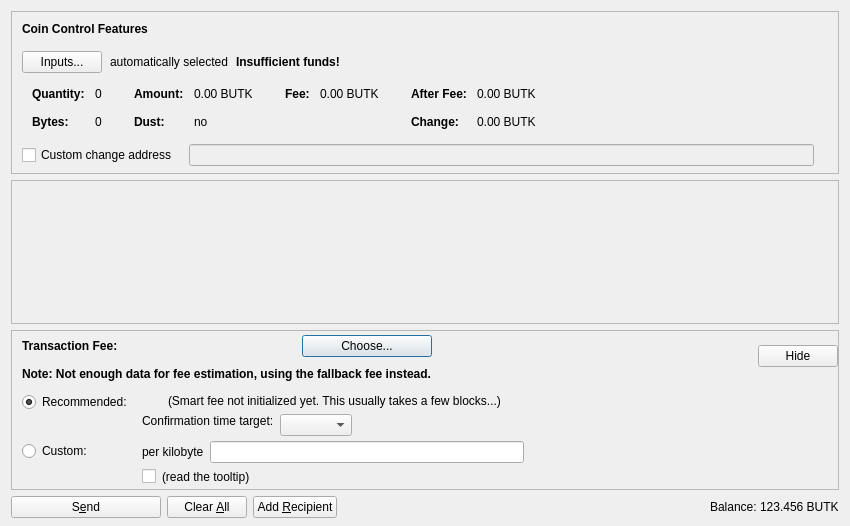
<?xml version="1.0" encoding="UTF-8"?>
<ui version="4.0">
 <class>SendCoinsDialog</class>
 <widget class="QDialog" name="SendCoinsDialog">
  <property name="geometry">
   <rect>
    <x>0</x>
    <y>0</y>
    <width>850</width>
    <height>526</height>
   </rect>
  </property>
  <property name="windowTitle">
   <string>Send Coins</string>
  </property>
  <layout class="QVBoxLayout" name="verticalLayout" stretch="0,1,0,0">
   <property name="bottomMargin">
    <number>8</number>
   </property>
   <item>
    <widget class="QFrame" name="frameCoinControl">
     <property name="sizePolicy">
      <sizepolicy hsizetype="Expanding" vsizetype="Expanding">
       <horstretch>0</horstretch>
       <verstretch>0</verstretch>
      </sizepolicy>
     </property>
     <property name="maximumSize">
      <size>
       <width>16777215</width>
       <height>16777215</height>
      </size>
     </property>
     <property name="frameShape">
      <enum>QFrame::StyledPanel</enum>
     </property>
     <property name="frameShadow">
      <enum>QFrame::Sunken</enum>
     </property>
     <layout class="QVBoxLayout" name="verticalLayoutCoinControl2">
      <property name="spacing">
       <number>0</number>
      </property>
      <property name="leftMargin">
       <number>0</number>
      </property>
      <property name="topMargin">
       <number>0</number>
      </property>
      <property name="rightMargin">
       <number>0</number>
      </property>
      <property name="bottomMargin">
       <number>6</number>
      </property>
      <item>
       <layout class="QVBoxLayout" name="verticalLayoutCoinControl" stretch="0,0,0,0,1">
        <property name="spacing">
         <number>0</number>
        </property>
        <property name="leftMargin">
         <number>10</number>
        </property>
        <property name="topMargin">
         <number>10</number>
        </property>
        <item>
         <layout class="QHBoxLayout" name="horizontalLayoutCoinControl1">
          <property name="bottomMargin">
           <number>15</number>
          </property>
          <item>
           <widget class="QLabel" name="labelCoinControlFeatures">
            <property name="sizePolicy">
             <sizepolicy hsizetype="Preferred" vsizetype="Maximum">
              <horstretch>0</horstretch>
              <verstretch>0</verstretch>
             </sizepolicy>
            </property>
            <property name="font">
             <font>
              <weight>75</weight>
              <bold>true</bold>
             </font>
            </property>
            <property name="styleSheet">
             <string notr="true">font-weight:bold;</string>
            </property>
            <property name="text">
             <string>Coin Control Features</string>
            </property>
           </widget>
          </item>
         </layout>
        </item>
        <item>
         <layout class="QHBoxLayout" name="horizontalLayoutCoinControl2" stretch="0,0,0,0">
          <property name="spacing">
           <number>8</number>
          </property>
          <property name="bottomMargin">
           <number>10</number>
          </property>
          <item>
           <widget class="QPushButton" name="pushButtonCoinControl">
            <property name="styleSheet">
             <string notr="true"/>
            </property>
            <property name="text">
             <string>Inputs...</string>
            </property>
            <property name="autoDefault">
             <bool>false</bool>
            </property>
           </widget>
          </item>
          <item>
           <widget class="QLabel" name="labelCoinControlAutomaticallySelected">
            <property name="text">
             <string>automatically selected</string>
            </property>
            <property name="margin">
             <number>5</number>
            </property>
           </widget>
          </item>
          <item>
           <widget class="QLabel" name="labelCoinControlInsuffFunds">
            <property name="font">
             <font>
              <weight>75</weight>
              <bold>true</bold>
             </font>
            </property>
            <property name="styleSheet">
             <string notr="true">font-weight:bold;</string>
            </property>
            <property name="text">
             <string>Insufficient funds!</string>
            </property>
            <property name="margin">
             <number>5</number>
            </property>
           </widget>
          </item>
          <item>
           <spacer name="horizontalSpacerCoinControl">
            <property name="orientation">
             <enum>Qt::Horizontal</enum>
            </property>
            <property name="sizeHint" stdset="0">
             <size>
              <width>40</width>
              <height>1</height>
             </size>
            </property>
           </spacer>
          </item>
         </layout>
        </item>
        <item>
         <widget class="QWidget" name="widgetCoinControl" native="true">
          <property name="sizePolicy">
           <sizepolicy hsizetype="Preferred" vsizetype="Preferred">
            <horstretch>0</horstretch>
            <verstretch>0</verstretch>
           </sizepolicy>
          </property>
          <property name="minimumSize">
           <size>
            <width>0</width>
            <height>0</height>
           </size>
          </property>
          <property name="styleSheet">
           <string notr="true"/>
          </property>
          <layout class="QHBoxLayout" name="horizontalLayoutCoinControl5">
           <property name="leftMargin">
            <number>0</number>
           </property>
           <property name="topMargin">
            <number>0</number>
           </property>
           <property name="rightMargin">
            <number>0</number>
           </property>
           <property name="bottomMargin">
            <number>0</number>
           </property>
           <item>
            <layout class="QHBoxLayout" name="horizontalLayoutCoinControl3" stretch="0,0,0,1">
             <property name="spacing">
              <number>20</number>
             </property>
             <property name="topMargin">
              <number>0</number>
             </property>
             <property name="bottomMargin">
              <number>10</number>
             </property>
             <item>
              <layout class="QFormLayout" name="formLayoutCoinControl1">
               <property name="horizontalSpacing">
                <number>10</number>
               </property>
               <property name="verticalSpacing">
                <number>14</number>
               </property>
               <property name="leftMargin">
                <number>10</number>
               </property>
               <property name="topMargin">
                <number>4</number>
               </property>
               <property name="rightMargin">
                <number>6</number>
               </property>
               <item row="0" column="0">
                <widget class="QLabel" name="labelCoinControlQuantityText">
                 <property name="font">
                  <font>
                   <weight>75</weight>
                   <bold>true</bold>
                  </font>
                 </property>
                 <property name="text">
                  <string>Quantity:</string>
                 </property>
                 <property name="margin">
                  <number>0</number>
                 </property>
                </widget>
               </item>
               <item row="0" column="1">
                <widget class="QLabel" name="labelCoinControlQuantity">
                 <property name="cursor">
                  <cursorShape>IBeamCursor</cursorShape>
                 </property>
                 <property name="contextMenuPolicy">
                  <enum>Qt::ActionsContextMenu</enum>
                 </property>
                 <property name="text">
                  <string notr="true">0</string>
                 </property>
                 <property name="margin">
                  <number>0</number>
                 </property>
                 <property name="textInteractionFlags">
                  <set>Qt::LinksAccessibleByMouse|Qt::TextSelectableByKeyboard|Qt::TextSelectableByMouse</set>
                 </property>
                </widget>
               </item>
               <item row="1" column="0">
                <widget class="QLabel" name="labelCoinControlBytesText">
                 <property name="font">
                  <font>
                   <weight>75</weight>
                   <bold>true</bold>
                  </font>
                 </property>
                 <property name="text">
                  <string>Bytes:</string>
                 </property>
                </widget>
               </item>
               <item row="1" column="1">
                <widget class="QLabel" name="labelCoinControlBytes">
                 <property name="cursor">
                  <cursorShape>IBeamCursor</cursorShape>
                 </property>
                 <property name="contextMenuPolicy">
                  <enum>Qt::ActionsContextMenu</enum>
                 </property>
                 <property name="text">
                  <string notr="true">0</string>
                 </property>
                 <property name="textInteractionFlags">
                  <set>Qt::LinksAccessibleByMouse|Qt::TextSelectableByKeyboard|Qt::TextSelectableByMouse</set>
                 </property>
                </widget>
               </item>
              </layout>
             </item>
             <item>
              <layout class="QFormLayout" name="formLayoutCoinControl2">
               <property name="horizontalSpacing">
                <number>10</number>
               </property>
               <property name="verticalSpacing">
                <number>14</number>
               </property>
               <property name="leftMargin">
                <number>6</number>
               </property>
               <property name="topMargin">
                <number>4</number>
               </property>
               <property name="rightMargin">
                <number>6</number>
               </property>
               <item row="0" column="0">
                <widget class="QLabel" name="labelCoinControlAmountText">
                 <property name="font">
                  <font>
                   <weight>75</weight>
                   <bold>true</bold>
                  </font>
                 </property>
                 <property name="text">
                  <string>Amount:</string>
                 </property>
                 <property name="margin">
                  <number>0</number>
                 </property>
                </widget>
               </item>
               <item row="0" column="1">
                <widget class="QLabel" name="labelCoinControlAmount">
                 <property name="cursor">
                  <cursorShape>IBeamCursor</cursorShape>
                 </property>
                 <property name="contextMenuPolicy">
                  <enum>Qt::ActionsContextMenu</enum>
                 </property>
                 <property name="text">
                  <string notr="true">0.00 BUTK</string>
                 </property>
                 <property name="textInteractionFlags">
                  <set>Qt::LinksAccessibleByMouse|Qt::TextSelectableByKeyboard|Qt::TextSelectableByMouse</set>
                 </property>
                </widget>
               </item>
               <item row="1" column="0">
                <widget class="QLabel" name="labelCoinControlLowOutputText">
                 <property name="font">
                  <font>
                   <weight>75</weight>
                   <bold>true</bold>
                  </font>
                 </property>
                 <property name="text">
                  <string>Dust:</string>
                 </property>
                </widget>
               </item>
               <item row="1" column="1">
                <widget class="QLabel" name="labelCoinControlLowOutput">
                 <property name="cursor">
                  <cursorShape>IBeamCursor</cursorShape>
                 </property>
                 <property name="contextMenuPolicy">
                  <enum>Qt::ActionsContextMenu</enum>
                 </property>
                 <property name="text">
                  <string notr="true">no</string>
                 </property>
                 <property name="textInteractionFlags">
                  <set>Qt::LinksAccessibleByMouse|Qt::TextSelectableByKeyboard|Qt::TextSelectableByMouse</set>
                 </property>
                </widget>
               </item>
              </layout>
             </item>
             <item>
              <layout class="QFormLayout" name="formLayoutCoinControl3">
               <property name="horizontalSpacing">
                <number>10</number>
               </property>
               <property name="verticalSpacing">
                <number>14</number>
               </property>
               <property name="leftMargin">
                <number>6</number>
               </property>
               <property name="topMargin">
                <number>4</number>
               </property>
               <property name="rightMargin">
                <number>6</number>
               </property>
               <item row="0" column="0">
                <widget class="QLabel" name="labelCoinControlFeeText">
                 <property name="font">
                  <font>
                   <weight>75</weight>
                   <bold>true</bold>
                  </font>
                 </property>
                 <property name="text">
                  <string>Fee:</string>
                 </property>
                 <property name="margin">
                  <number>0</number>
                 </property>
                </widget>
               </item>
               <item row="0" column="1">
                <widget class="QLabel" name="labelCoinControlFee">
                 <property name="cursor">
                  <cursorShape>IBeamCursor</cursorShape>
                 </property>
                 <property name="contextMenuPolicy">
                  <enum>Qt::ActionsContextMenu</enum>
                 </property>
                 <property name="text">
                  <string notr="true">0.00 BUTK</string>
                 </property>
                 <property name="textInteractionFlags">
                  <set>Qt::LinksAccessibleByMouse|Qt::TextSelectableByKeyboard|Qt::TextSelectableByMouse</set>
                 </property>
                </widget>
               </item>
              </layout>
             </item>
             <item>
              <layout class="QFormLayout" name="formLayoutCoinControl4">
               <property name="horizontalSpacing">
                <number>10</number>
               </property>
               <property name="verticalSpacing">
                <number>14</number>
               </property>
               <property name="leftMargin">
                <number>6</number>
               </property>
               <property name="topMargin">
                <number>4</number>
               </property>
               <property name="rightMargin">
                <number>6</number>
               </property>
               <item row="0" column="0">
                <widget class="QLabel" name="labelCoinControlAfterFeeText">
                 <property name="font">
                  <font>
                   <weight>75</weight>
                   <bold>true</bold>
                  </font>
                 </property>
                 <property name="text">
                  <string>After Fee:</string>
                 </property>
                 <property name="margin">
                  <number>0</number>
                 </property>
                </widget>
               </item>
               <item row="0" column="1">
                <widget class="QLabel" name="labelCoinControlAfterFee">
                 <property name="cursor">
                  <cursorShape>IBeamCursor</cursorShape>
                 </property>
                 <property name="contextMenuPolicy">
                  <enum>Qt::ActionsContextMenu</enum>
                 </property>
                 <property name="text">
                  <string notr="true">0.00 BUTK</string>
                 </property>
                 <property name="textInteractionFlags">
                  <set>Qt::LinksAccessibleByMouse|Qt::TextSelectableByKeyboard|Qt::TextSelectableByMouse</set>
                 </property>
                </widget>
               </item>
               <item row="1" column="0">
                <widget class="QLabel" name="labelCoinControlChangeText">
                 <property name="font">
                  <font>
                   <weight>75</weight>
                   <bold>true</bold>
                  </font>
                 </property>
                 <property name="text">
                  <string>Change:</string>
                 </property>
                </widget>
               </item>
               <item row="1" column="1">
                <widget class="QLabel" name="labelCoinControlChange">
                 <property name="cursor">
                  <cursorShape>IBeamCursor</cursorShape>
                 </property>
                 <property name="contextMenuPolicy">
                  <enum>Qt::ActionsContextMenu</enum>
                 </property>
                 <property name="text">
                  <string notr="true">0.00 BUTK</string>
                 </property>
                 <property name="textInteractionFlags">
                  <set>Qt::LinksAccessibleByMouse|Qt::TextSelectableByKeyboard|Qt::TextSelectableByMouse</set>
                 </property>
                </widget>
               </item>
              </layout>
             </item>
            </layout>
           </item>
          </layout>
         </widget>
        </item>
        <item>
         <layout class="QHBoxLayout" name="horizontalLayoutCoinControl4" stretch="0,0,0">
          <property name="spacing">
           <number>12</number>
          </property>
          <property name="sizeConstraint">
           <enum>QLayout::SetDefaultConstraint</enum>
          </property>
          <property name="topMargin">
           <number>5</number>
          </property>
          <property name="rightMargin">
           <number>5</number>
          </property>
          <item>
           <widget class="QCheckBox" name="checkBoxCoinControlChange">
            <property name="toolTip">
             <string>If this is activated, but the change address is empty or invalid, change will be sent to a newly generated address.</string>
            </property>
            <property name="text">
             <string>Custom change address</string>
            </property>
           </widget>
          </item>
          <item>
           <widget class="QValidatedLineEdit" name="lineEditCoinControlChange">
            <property name="enabled">
             <bool>false</bool>
            </property>
            <property name="sizePolicy">
             <sizepolicy hsizetype="Expanding" vsizetype="Fixed">
              <horstretch>0</horstretch>
              <verstretch>0</verstretch>
             </sizepolicy>
            </property>
           </widget>
          </item>
          <item>
           <widget class="QLabel" name="labelCoinControlChangeLabel">
            <property name="sizePolicy">
             <sizepolicy hsizetype="Preferred" vsizetype="Expanding">
              <horstretch>0</horstretch>
              <verstretch>0</verstretch>
             </sizepolicy>
            </property>
            <property name="minimumSize">
             <size>
              <width>0</width>
              <height>0</height>
             </size>
            </property>
            <property name="text">
             <string/>
            </property>
            <property name="margin">
             <number>3</number>
            </property>
           </widget>
          </item>
         </layout>
        </item>
        <item>
         <spacer name="verticalSpacerCoinControl">
          <property name="orientation">
           <enum>Qt::Vertical</enum>
          </property>
          <property name="sizeHint" stdset="0">
           <size>
            <width>800</width>
            <height>1</height>
           </size>
          </property>
         </spacer>
        </item>
       </layout>
      </item>
     </layout>
    </widget>
   </item>
   <item>
    <widget class="QScrollArea" name="scrollArea">
     <property name="widgetResizable">
      <bool>true</bool>
     </property>
     <widget class="QWidget" name="scrollAreaWidgetContents">
      <property name="geometry">
       <rect>
        <x>0</x>
        <y>0</y>
        <width>830</width>
        <height>104</height>
       </rect>
      </property>
      <layout class="QVBoxLayout" name="verticalLayout_2" stretch="0,1">
       <property name="leftMargin">
        <number>0</number>
       </property>
       <property name="topMargin">
        <number>0</number>
       </property>
       <property name="rightMargin">
        <number>0</number>
       </property>
       <property name="bottomMargin">
        <number>0</number>
       </property>
       <item>
        <layout class="QVBoxLayout" name="entries">
         <property name="spacing">
          <number>6</number>
         </property>
        </layout>
       </item>
       <item>
        <spacer name="verticalSpacer">
         <property name="orientation">
          <enum>Qt::Vertical</enum>
         </property>
         <property name="sizeHint" stdset="0">
          <size>
           <width>20</width>
           <height>40</height>
          </size>
         </property>
        </spacer>
       </item>
      </layout>
     </widget>
    </widget>
   </item>
   <item>
    <widget class="QFrame" name="frameFee">
     <property name="sizePolicy">
      <sizepolicy hsizetype="Expanding" vsizetype="Expanding">
       <horstretch>0</horstretch>
       <verstretch>0</verstretch>
      </sizepolicy>
     </property>
     <property name="maximumSize">
      <size>
       <width>16777215</width>
       <height>16777215</height>
      </size>
     </property>
     <property name="frameShape">
      <enum>QFrame::StyledPanel</enum>
     </property>
     <property name="frameShadow">
      <enum>QFrame::Sunken</enum>
     </property>
     <layout class="QVBoxLayout" name="verticalLayoutFee1">
      <property name="spacing">
       <number>0</number>
      </property>
      <property name="leftMargin">
       <number>0</number>
      </property>
      <property name="topMargin">
       <number>0</number>
      </property>
      <property name="rightMargin">
       <number>0</number>
      </property>
      <property name="bottomMargin">
       <number>0</number>
      </property>
      <item>
       <layout class="QVBoxLayout" name="verticalLayoutFee2" stretch="0,0,0">
        <property name="spacing">
         <number>0</number>
        </property>
        <property name="leftMargin">
         <number>10</number>
        </property>
        <property name="topMargin">
         <number>0</number>
        </property>
        <item>
         <layout class="QHBoxLayout" name="horizontalLayoutFee1">
          <property name="bottomMargin">
           <number>0</number>
          </property>
          <item>
           <layout class="QVBoxLayout" name="verticalLayoutFee7">
            <property name="spacing">
             <number>0</number>
            </property>
            <item>
             <spacer name="verticalSpacerSmartFee">
              <property name="orientation">
               <enum>Qt::Vertical</enum>
              </property>
              <property name="sizeType">
               <enum>QSizePolicy::Fixed</enum>
              </property>
              <property name="sizeHint" stdset="0">
               <size>
                <width>1</width>
                <height>4</height>
               </size>
              </property>
             </spacer>
            </item>
            <item>
             <layout class="QHBoxLayout" name="horizontalLayoutSmartFee">
              <property name="spacing">
               <number>10</number>
              </property>
              <item>
               <widget class="QLabel" name="labelFeeHeadline">
                <property name="sizePolicy">
                 <sizepolicy hsizetype="Preferred" vsizetype="Maximum">
                  <horstretch>0</horstretch>
                  <verstretch>0</verstretch>
                 </sizepolicy>
                </property>
                <property name="font">
                 <font>
                  <weight>75</weight>
                  <bold>true</bold>
                 </font>
                </property>
                <property name="styleSheet">
                 <string notr="true">font-weight:bold;</string>
                </property>
                <property name="text">
                 <string>Transaction Fee:</string>
                </property>
               </widget>
              </item>
              <item>
               <widget class="QLabel" name="labelFeeMinimized">
                <property name="text">
                 <string/>
                </property>
               </widget>
              </item>
              <item>
               <widget class="QPushButton" name="buttonChooseFee">
                <property name="text">
                 <string>Choose...</string>
                </property>
               </widget>
              </item>
             </layout>
            </item>
            <item>
             <spacer name="verticalSpacer_7">
              <property name="orientation">
               <enum>Qt::Vertical</enum>
              </property>
              <property name="sizeHint" stdset="0">
               <size>
                <width>1</width>
                <height>10</height>
               </size>
              </property>
             </spacer>
            </item>
            <item>
             <widget class="QLabel" name="fallbackFeeWarningLabel">
              <property name="toolTip">
               <string>Using the fallbackfee can result in sending a transaction that will take several hours or days (or never) to confirm. Consider choosing your fee manually or wait until you have validated the complete chain.</string>
              </property>
              <property name="font">
              <font>
                  <weight>75</weight>
                  <bold>true</bold>
              </font>
              </property>
              <property name="text">
               <string>Note: Not enough data for fee estimation, using the fallback fee instead.</string>
              </property>
              <property name="wordWrap">
               <bool>false</bool>
              </property>
             </widget>
            </item>
            <item>
             <spacer name="verticalSpacer_5">
              <property name="orientation">
               <enum>Qt::Vertical</enum>
              </property>
              <property name="sizeHint" stdset="0">
               <size>
                <width>1</width>
                <height>1</height>
               </size>
              </property>
             </spacer>
            </item>
           </layout>
          </item>
          <item>
           <spacer name="horizontalSpacer_4">
            <property name="orientation">
             <enum>Qt::Horizontal</enum>
            </property>
            <property name="sizeHint" stdset="0">
             <size>
              <width>1</width>
              <height>1</height>
             </size>
            </property>
           </spacer>
          </item>
          <item>
           <widget class="QPushButton" name="buttonMinimizeFee">
            <property name="toolTip">
             <string>collapse fee-settings</string>
            </property>
            <property name="text">
             <string>Hide</string>
            </property>
           </widget>
          </item>
         </layout>
        </item>
        <item>
         <widget class="QFrame" name="frameFeeSelection">
          <layout class="QVBoxLayout" name="verticalLayoutFee12">
           <property name="spacing">
            <number>0</number>
           </property>
           <property name="leftMargin">
            <number>0</number>
           </property>
           <property name="topMargin">
            <number>0</number>
           </property>
           <property name="rightMargin">
            <number>0</number>
           </property>
           <property name="bottomMargin">
            <number>0</number>
           </property>
           <item>
            <layout class="QGridLayout" name="gridLayoutFee">
             <property name="topMargin">
              <number>10</number>
             </property>
             <property name="bottomMargin">
              <number>4</number>
             </property>
             <property name="horizontalSpacing">
              <number>10</number>
             </property>
             <property name="verticalSpacing">
              <number>4</number>
             </property>
             <item row="1" column="1">
              <layout class="QVBoxLayout" name="verticalLayoutFee8">
               <property name="spacing">
                <number>6</number>
               </property>
               <item>
                <layout class="QHBoxLayout" name="horizontalLayoutFee13">
                 <item>
                  <widget class="QLabel" name="labelCustomPerKilobyte">
                   <property name="toolTip">
                    <string>If the custom fee is set to 1000 duffs and the transaction is only 250 bytes, then &quot;per kilobyte&quot; only pays 250 duffs in fee,&lt;br /&gt;while &quot;at least&quot; pays 1000 duffs. For transactions bigger than a kilobyte both pay by kilobyte.</string>
                   </property>
                   <property name="text">
                    <string>per kilobyte</string>
                   </property>
                  </widget>
                 </item>
                 <item>
                  <widget class="BitcoinAmountField" name="customFee"/>
                 </item>
                 <item>
                  <spacer name="horizontalSpacer_6">
                   <property name="orientation">
                    <enum>Qt::Horizontal</enum>
                   </property>
                   <property name="sizeHint" stdset="0">
                    <size>
                     <width>1</width>
                     <height>1</height>
                    </size>
                   </property>
                  </spacer>
                 </item>
                </layout>
               </item>
               <item>
                <layout class="QHBoxLayout" name="horizontalLayoutFee8">
                 <item>
                  <widget class="QCheckBox" name="checkBoxMinimumFee">
                   <property name="toolTip">
                    <string>Paying only the minimum fee is just fine as long as there is less transaction volume than space in the blocks.&lt;br /&gt;But be aware that this can end up in a never confirming transaction once there is more demand for BUTK transactions than the network can process.</string>
                   </property>
                   <property name="text">
                    <string/>
                   </property>
                  </widget>
                 </item>
                 <item>
                  <widget class="QLabel" name="labelMinFeeWarning">
                   <property name="enabled">
                    <bool>true</bool>
                   </property>
                   <property name="toolTip">
                    <string>Paying only the minimum fee is just fine as long as there is less transaction volume than space in the blocks.&lt;br /&gt;But be aware that this can end up in a never confirming transaction once there is more demand for BUTK transactions than the network can process.</string>
                   </property>
                   <property name="text">
                    <string>(read the tooltip)</string>
                   </property>
                   <property name="margin">
                    <number>5</number>
                   </property>
                  </widget>
                 </item>
                 <item>
                  <spacer name="horizontalSpacer_2">
                   <property name="orientation">
                    <enum>Qt::Horizontal</enum>
                   </property>
                   <property name="sizeHint" stdset="0">
                    <size>
                     <width>1</width>
                     <height>1</height>
                    </size>
                   </property>
                  </spacer>
                 </item>
                </layout>
               </item>
              </layout>
             </item>
             <item row="0" column="0">
              <layout class="QVBoxLayout" name="verticalLayoutFee4" stretch="0,1">
               <item>
                <widget class="QRadioButton" name="radioSmartFee">
                 <property name="text">
                  <string>Recommended:</string>
                 </property>
                 <property name="checked">
                  <bool>true</bool>
                 </property>
                 <attribute name="buttonGroup">
                  <string notr="true">groupFee</string>
                 </attribute>
                </widget>
               </item>
               <item>
                <spacer name="verticalSpacer_2">
                 <property name="orientation">
                  <enum>Qt::Vertical</enum>
                 </property>
                 <property name="sizeHint" stdset="0">
                  <size>
                   <width>1</width>
                   <height>1</height>
                  </size>
                 </property>
                </spacer>
               </item>
              </layout>
             </item>
             <item row="1" column="0">
              <layout class="QVBoxLayout" name="verticalLayoutFee9" stretch="0,1">
               <item>
                <widget class="QRadioButton" name="radioCustomFee">
                 <property name="text">
                  <string>Custom:</string>
                 </property>
                 <attribute name="buttonGroup">
                  <string notr="true">groupFee</string>
                 </attribute>
                </widget>
               </item>
               <item>
                <spacer name="verticalSpacer_6">
                 <property name="orientation">
                  <enum>Qt::Vertical</enum>
                 </property>
                 <property name="sizeHint" stdset="0">
                  <size>
                   <width>1</width>
                   <height>1</height>
                  </size>
                 </property>
                </spacer>
               </item>
              </layout>
             </item>
             <item row="0" column="1">
              <layout class="QVBoxLayout" name="verticalLayoutFee3" stretch="0,0,1">
               <property name="spacing">
                <number>6</number>
               </property>
               <property name="topMargin">
                <number>2</number>
               </property>
               <item>
                <layout class="QHBoxLayout" name="horizontalLayoutFee12">
                 <item>
                  <widget class="QLabel" name="labelSmartFee">
                   <property name="text">
                    <string/>
                   </property>
                   <property name="margin">
                    <number>2</number>
                   </property>
                  </widget>
                 </item>
                 <item>
                  <widget class="QLabel" name="labelFeeEstimation">
                   <property name="text">
                    <string/>
                   </property>
                  </widget>
                 </item>
                 <item>
                  <widget class="QLabel" name="labelSmartFee2">
                   <property name="text">
                    <string>(Smart fee not initialized yet. This usually takes a few blocks...)</string>
                   </property>
                   <property name="margin">
                    <number>2</number>
                   </property>
                  </widget>
                 </item>
                 <item>
                  <spacer name="horizontalSpacer_5">
                   <property name="orientation">
                    <enum>Qt::Horizontal</enum>
                   </property>
                   <property name="sizeHint" stdset="0">
                    <size>
                     <width>1</width>
                     <height>1</height>
                    </size>
                   </property>
                  </spacer>
                 </item>
                </layout>
               </item>
               <item>
                <layout class="QHBoxLayout" name="horizontalLayoutFee9">
                 <item>
                  <layout class="QVBoxLayout" name="verticalLayoutFee6">
                   <item>
                    <widget class="QLabel" name="labelSmartFee3">
                     <property name="text">
                      <string>Confirmation time target:</string>
                     </property>
                     <property name="margin">
                      <number>2</number>
                     </property>
                    </widget>
                   </item>
                   <item>
                    <spacer name="verticalSpacer_3">
                     <property name="orientation">
                      <enum>Qt::Vertical</enum>
                     </property>
                     <property name="sizeHint" stdset="0">
                      <size>
                       <width>1</width>
                       <height>1</height>
                      </size>
                     </property>
                    </spacer>
                   </item>
                  </layout>
                 </item>
                 <item>
                  <layout class="QVBoxLayout" name="verticalLayoutFee5">
                   <property name="rightMargin">
                    <number>30</number>
                   </property>
                   <item>
                    <layout class="QHBoxLayout" name="horizontalLayoutConfTarget">
                     <property name="bottomMargin">
                      <number>0</number>
                     </property>
                     <item>
                      <widget class="QComboBox" name="confTargetSelector"/>
                     </item>
                     <item>
                      <spacer name="horizontalSpacerConfTarget">
                       <property name="orientation">
                        <enum>Qt::Horizontal</enum>
                       </property>
                       <property name="sizeHint" stdset="0">
                        <size>
                         <width>40</width>
                         <height>20</height>
                        </size>
                       </property>
                      </spacer>
                     </item>
                    </layout>
                   </item>
                  </layout>
                 </item>
                </layout>
               </item>
               <item>
                <spacer name="verticalSpacer_4">
                 <property name="orientation">
                  <enum>Qt::Vertical</enum>
                 </property>
                 <property name="sizeHint" stdset="0">
                  <size>
                   <width>1</width>
                   <height>1</height>
                  </size>
                 </property>
                </spacer>
               </item>
              </layout>
             </item>
            </layout>
           </item>
          </layout>
         </widget>
        </item>
        <item>
         <spacer name="verticalSpacerFee">
          <property name="orientation">
           <enum>Qt::Vertical</enum>
          </property>
          <property name="sizeHint" stdset="0">
           <size>
            <width>800</width>
            <height>1</height>
           </size>
          </property>
         </spacer>
        </item>
       </layout>
      </item>
     </layout>
    </widget>
   </item>
   <item>
    <layout class="QHBoxLayout" name="horizontalLayout">
     <item>
      <widget class="QPushButton" name="sendButton">
       <property name="minimumSize">
        <size>
         <width>150</width>
         <height>0</height>
        </size>
       </property>
       <property name="toolTip">
        <string>Confirm the send action</string>
       </property>
       <property name="text">
        <string>S&amp;end</string>
       </property>
       <property name="autoDefault">
        <bool>false</bool>
       </property>
       <property name="default">
        <bool>false</bool>
       </property>
      </widget>
     </item>
     <item>
      <widget class="QPushButton" name="clearButton">
       <property name="sizePolicy">
        <sizepolicy hsizetype="Minimum" vsizetype="Fixed">
         <horstretch>0</horstretch>
         <verstretch>0</verstretch>
        </sizepolicy>
       </property>
       <property name="toolTip">
        <string>Clear all fields of the form.</string>
       </property>
       <property name="text">
        <string>Clear &amp;All</string>
       </property>
       <property name="autoDefault">
        <bool>false</bool>
       </property>
      </widget>
     </item>
     <item>
      <widget class="QPushButton" name="addButton">
       <property name="toolTip">
        <string>Send to multiple recipients at once</string>
       </property>
       <property name="text">
        <string>Add &amp;Recipient</string>
       </property>
       <property name="autoDefault">
        <bool>false</bool>
       </property>
      </widget>
     </item>
     <item>
      <spacer name="horizontalSpacer">
       <property name="orientation">
        <enum>Qt::Horizontal</enum>
       </property>
       <property name="sizeHint" stdset="0">
        <size>
         <width>40</width>
         <height>20</height>
        </size>
       </property>
      </spacer>
     </item>
     <item>
      <layout class="QHBoxLayout" name="horizontalLayout_2">
       <property name="spacing">
        <number>3</number>
       </property>
       <item>
        <widget class="QLabel" name="label">
         <property name="text">
          <string>Balance:</string>
         </property>
        </widget>
       </item>
       <item>
        <widget class="QLabel" name="labelBalance">
         <property name="sizePolicy">
          <sizepolicy hsizetype="Preferred" vsizetype="Fixed">
           <horstretch>0</horstretch>
           <verstretch>0</verstretch>
          </sizepolicy>
         </property>
         <property name="cursor">
          <cursorShape>IBeamCursor</cursorShape>
         </property>
         <property name="text">
          <string notr="true">123.456 BUTK</string>
         </property>
         <property name="textInteractionFlags">
          <set>Qt::LinksAccessibleByMouse|Qt::TextSelectableByKeyboard|Qt::TextSelectableByMouse</set>
         </property>
        </widget>
       </item>
      </layout>
     </item>
    </layout>
   </item>
  </layout>
 </widget>
 <customwidgets>
  <customwidget>
   <class>QValidatedLineEdit</class>
   <extends>QLineEdit</extends>
   <header>qvalidatedlineedit.h</header>
  </customwidget>
  <customwidget>
   <class>BitcoinAmountField</class>
   <extends>QLineEdit</extends>
   <header>bitcoinamountfield.h</header>
   <container>1</container>
  </customwidget>
 </customwidgets>
 <resources>
  <include location="../but.qrc"/>
 </resources>
 <connections/>
 <buttongroups>
  <buttongroup name="groupFee"/>
 </buttongroups>
</ui>
